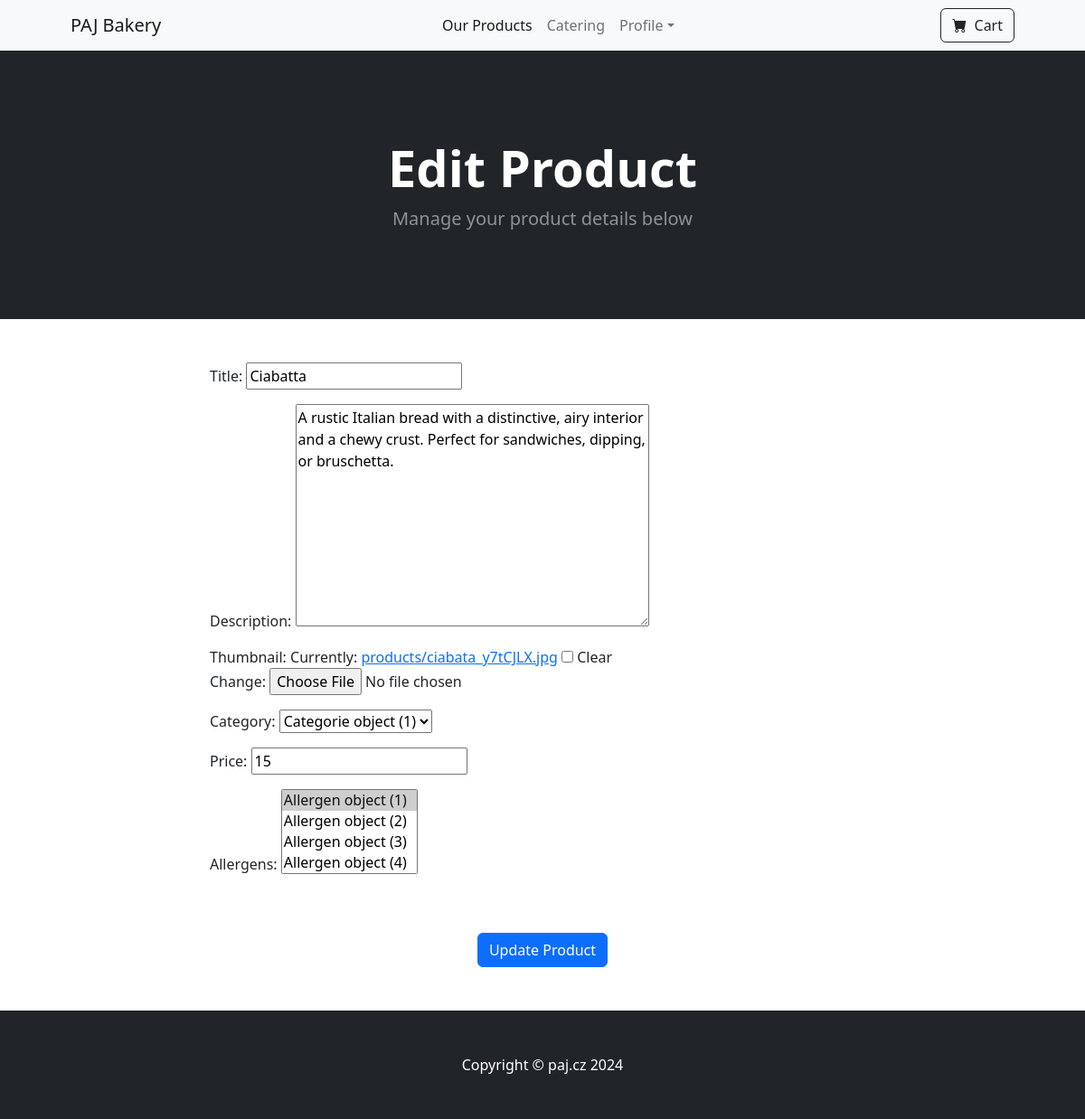
Screenshot of /products/edit/7/ (signed in) with the database file from the repository.
### viewer/models.py (models this page shows)
class Product(models.Model):
    title = models.CharField(max_length=255)
    description = models.TextField()
    thumbnail = models.ImageField(upload_to='products/', null=True, blank=True)
    category = models.ForeignKey(Categorie, on_delete=models.CASCADE)
    price = models.DecimalField(max_digits=10, decimal_places=0)
    allergens = models.ManyToManyField(Allergen)

### viewer/views.py (the view)
# urls.py: path('products/edit/<pk>/', ProductUpdateView.as_view(), name='edit_product'),
class ProductUpdateView(PermissionRequiredMixin, UpdateView):
    template_name = 'product_form.html'
    model = Product
    form_class = ProductForm
    success_url = reverse_lazy('products')
    permission_required = ('viewer.change_product')
    def get_context_data(self, **kwargs):
        context = super().get_context_data(**kwargs)
        context['view_title'] = 'Edit Product'
        context['submit_button_text'] = 'Update Product'
        return context

### viewer/forms.py
class ProductForm(forms.ModelForm):
    class Meta:
        model = Product
        fields = '__all__'

### viewer/Templates/product_form.html (shortened to what this page needs)
{% extends 'base.html' %}
{% block content %}
<header class="bg-dark py-5">
    <div class="container px-4 px-lg-5 my-5">
        <div class="text-center text-white">
            <h1 class="display-4 fw-bolder">{{ view_title }}</h1>
            <p class="lead fw-normal text-white-50 mb-0">Manage your product details below</p>
        </div>
    </div>
</header>
<div class="container">
    <div class="row">
        <div class="col-md-8 offset-md-2">
            <br/><br/>
            <form method="POST" enctype="multipart/form-data">
                {{ form.as_p }}
                <br/><br/>
                <div style="text-align: center;">
                    <button type="submit" class="btn btn-primary">
                        {{ submit_button_text }}
                    </button>
                </div>
            </form>
            <br/><br/>
        </div>
    </div>
</div>
{% endblock %}

### rows the page displays
Product: title "Ciabatta", description "A rustic Italian bread with a distinctive, airy interior and a chewy crust. Perfect for sandwiches, dipping, or bruschetta.", category "Categorie object (1)", price "15"

### other values shown
{{ view_title }} "Edit Product"
{{ submit_button_text }} "Update Product"
